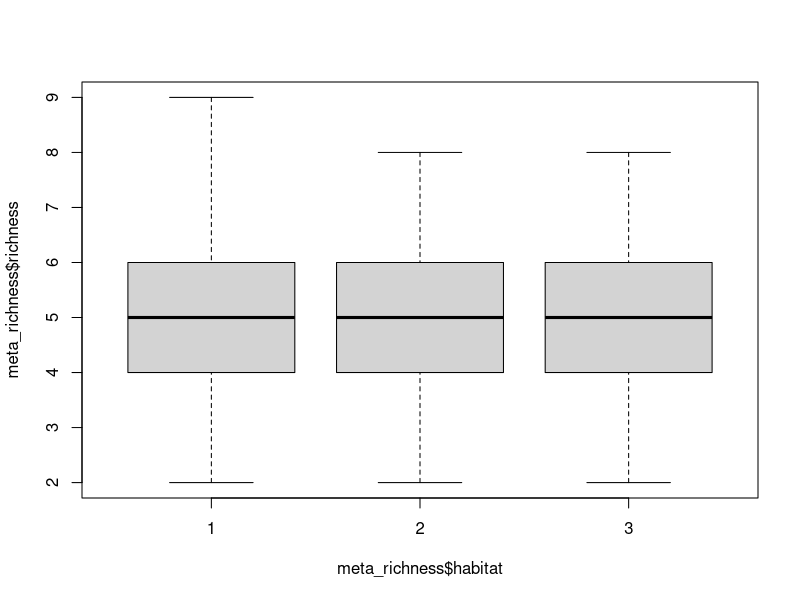
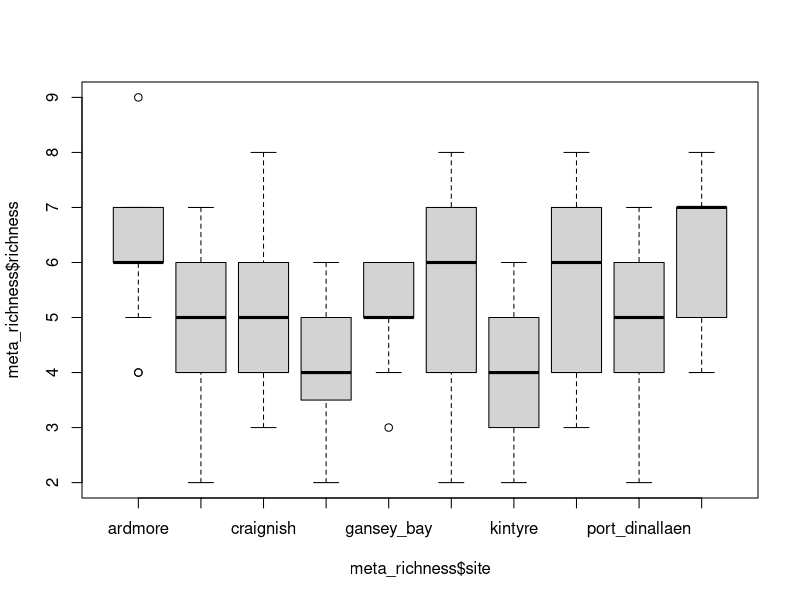

Source code (R) for these figures, in order: (Note: this script raises an error after producing the figures.)
# Univariate comparisons Dissertation
# 12/03/2024
# Carla Leone

## Install packages and load data ----
install.packages("tidyverse")
install.packages("vegan")
library(tidyverse)
library(vegan)
library(readxl)

meta_richness <- read_excel("data/meta_richness.xlsx", 
                            sheet = "big_sheet (2)")
View(meta_richness)
meta_richness$habitat<- as.factor(meta_richness$habitat)

### Richness by habitat ----
boxplot(meta_richness$richness~meta_richness$habitat)
boxplot(meta_richness$richness~meta_richness$site)

### low freq richness ----
low_meta <- read_excel("data/meta_richness.xlsx", 
                            sheet = "low_freq")
boxplot(low_richness$richness~low_richness$habitat)
boxplot(low_richness$richness~low_richness$site)
plot(low_richness$richness~low_richness$time)

### low freq diversity----
low_richness <- read_excel("data/meta_richness.xlsx", 
                            sheet = "low_presence")
boxplot(low_richness$simpsons~low_richness$habitat)
View(low_richness)
## anova on low frequency diversity
aov_low_freq_diversity<- aov(simpsons~habitat, data= low_richness)
summary(aov_low_freq_diversity)

kw_low_freq_diversity<- kruskal.test(simpsons~habitat, data=low_richness)
kw_low_freq_diversity


## Trying to rarify species richness
rareify <- read_excel("data/meta_richness.xlsx", 
                      sheet = "low_abundance")
View(rareify)
rareify<- subset(rareify, select = -c(simpsons,habitat, max_richness,total) ) #remove unnecessary columnsc
rareify<- rareify %>%
  column_to_rownames(var = "site")
help(rarefy)

# Function to calculate rarefied species richness


## Specpool to calculate richness----
View(richness)
colnames(richness)
richness_specpool<-  subset(richness, select = -c(recording,time, minute,boat, water, richness,max_richnes,max_richness, samples,invert,fish, ...33,invert_dominance, samples, habitat) )
View(richness_specpool)
richness_specpool<- richness_specpool %>%
  column_to_rownames(var = "site")
richness_specpool <- sapply(richness_specpool, as.numeric)
specpool(richness_specpool, site, smallsample=TRUE)

## Add column for habitat ----
low_richness <- low_richness %>%
  mutate(habitat = case_when(
    site %in% c("port_dinallaen", "ardmore", "gallanach_bay") ~ "1",
    site %in% c("craignish", "skye", "kintyre") ~ "2",
    site %in% c("gansey_bay", "kyles_of_bute", "isle_of_soay", "canna") ~ "3",
    TRUE ~ NA_character_  # In case there are unmatched sites
  )) #match sites to habitat

View(low_richness)
richness$habitat<- as.factor(richness$habitat)

## Data frame with richness per site
richness <- richness %>%
  mutate(max_richness = case_when(
    site %in% c("port_dinallaen") ~ "12",
    site %in% c("gallanach_bay") ~ "9",
    site %in% c("ardmore") ~ "15",
    site %in% c("craignish") ~ "12",
    site %in% c("skye") ~ "13",
    site %in% c("kintyre") ~ "9",
    site %in% c("gansey_bay") ~ "8",
    site %in% c("kyles_of_bute") ~ "12",
    site %in% c("isle_of_soay") ~ "13",
    site %in% c("canna") ~ "12",
    TRUE ~ NA_character_  # In case there are unmatched sites
  )) #match sites to total richness
richness$max_richness<- as.numeric(richness$max_richness)


## Richness vs Habitat ----
boxplot(richness$max_richness~richness$habitat)
boxplot(richness$richness~richness$habitat)

View(richness)
## ANOVA ---- 
aov_richness<- aov(log(richness)~habitat, data=richness)
summary(aov_max_richness)
plot(aov_richness)


aov_max_richness<- aov(max_richness~habitat, data=richness)
summary(aov_max_richness)
plot(aov_max_richness)

#Assumptions for anova are not met, so lets try the kruskal wallis
kw_richness<- kruskal.test(richness~habitat, data=richness)
kw_richness

kw_max_richness<- kruskal.test(max_richness~habitat, data=richness)
kw_max_richness
#insignificant

### Assumptions
help(aov)

### Assumptions for ANOVA
plot


## New Code ----
univariate <- read_excel("data/meta_richness.xlsx", 
                            sheet = "diversity")
univariate<-  subset(univariate, select = -c(cetacean) )

View(univariate)
univariate$habitat<- as.factor(univariate$habitat)

## High to low frequency ratio vs habitat ----
boxplot(univariate$high_low~univariate$habitat)
kruskal_high_low<-kruskal.test(high_low~habitat, data=univariate)
kruskal_high_low

## Diversity models ----
diversity <- read_excel("data/meta_richness.xlsx", 
                            sheet = "diversity")
View(diversity)
boxplot(diversity$simpson~diversity$habitat)
boxplot(diversity$avg_richness~diversity$habitat)

kw_avg_richness<- kruskal.test(avg_richness~habitat, data=diversity)
summary(aov_avg_richness)
kw_avg_richness
#not significant

## High to low frequency ratio over time ----
ratios <- read_excel("data/meta_richness.xlsx", 
                            sheet = "big_sheet (2)")

ratios<-  subset(ratios, select = -c(samples,...33) )
# add the habitat types
ratios <- ratios %>%
  mutate(habitat = case_when(
    site %in% c("port_dinallaen", "ardmore", "gallanach_bay") ~ "1",
    site %in% c("craignish", "skye", "kintyre") ~ "2",
    site %in% c("gansey_bay", "kyles_of_bute", "isle_of_soay", "canna") ~ "3",
    TRUE ~ NA_character_  # In case there are unmatched sites
  )) #match sites to habitat

View(ratios)

#plot the ratio over time for each habitat
df_avg_ratios <- ratios %>%
  group_by(time,habitat) %>%
  summarise(avg_ratio = mean(invert_dominance),
            sd_ratio = sd(invert_dominance),
            se_ratio = sd(invert_dominance) /sqrt(n()))%>%
  ungroup()#gives the stats for each habitat at each time point. Has taken the average richness of each habitat for each time.


View(df_avg_ratios)
df_avg_ratios[is.na(df_avg_ratios)] <- 0

### Plot by habitat
ggplot(df_avg_ratios, aes(x = time, y = avg_ratio, color = habitat)) +
  geom_line() +  # Add lines
  geom_point() +  # Add points
  labs(x = "Time", y = "Average Richness", color = "Habitat Category") +  # Labels
  theme_minimal()  # Optional: change theme if desired

### Try a model----
lm_ratios<- lm(invert_dominance~time + habitat, data = ratios)
summary(lm_ratios)
